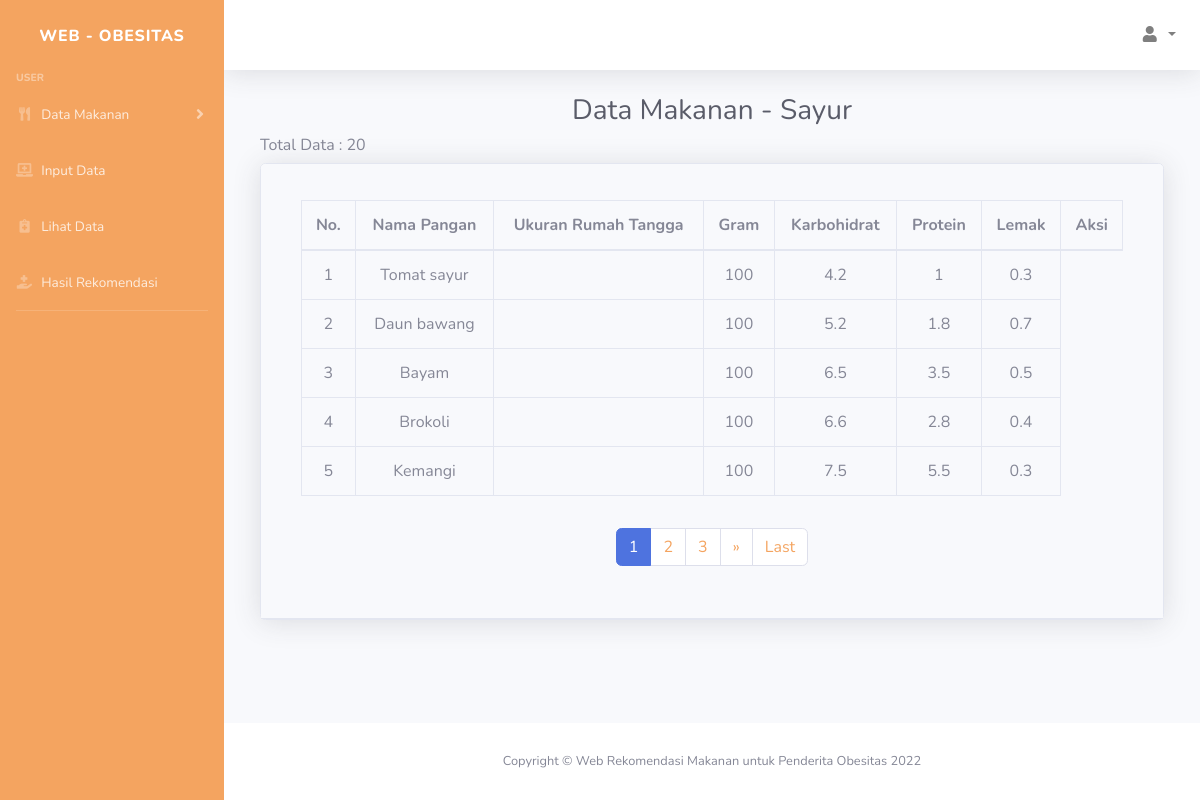
Page /web_obesitas/index.php/sayur on the committed database.
### tables this page shows
CREATE TABLE `sayur` (
  `Id` int(11) NOT NULL,
  `Nama_Pangan` varchar(255) NOT NULL,
  `URT` varchar(255) NOT NULL,
  `Gr` varchar(255) NOT NULL,
  `Karbohidrat` float NOT NULL,
  `Protein` float NOT NULL,
  `Lemak` float NOT NULL
);

### web_obesitas/index.php (called while the page is built, shortened)
<?php
require_once BASEPATH.'core/CodeIgniter.php';

### web_obesitas/application/config/config.php (called while the page is built, shortened)
<?php
$config['base_url'] = 'http://localhost/web_obesitas/';
$config['index_page'] = '';
$config['uri_protocol']    = 'REQUEST_URI';
$config['url_suffix'] = '';
$config['language']    = 'english';
$config['charset'] = 'UTF-8';
$config['enable_hooks'] = FALSE;
$config['subclass_prefix'] = 'MY_';
$config['composer_autoload'] = FALSE;
$config['permitted_uri_chars'] = 'a-z 0-9~%.:_\-';
$config['enable_query_strings'] = FALSE;
$config['controller_trigger'] = 'c';
$config['function_trigger'] = 'm';
$config['directory_trigger'] = 'd';
$config['allow_get_array'] = TRUE;
$config['log_threshold'] = 0;
$config['log_path'] = '';
$config['log_file_extension'] = '';
$config['log_file_permissions'] = 0644;
$config['log_date_format'] = 'Y-m-d H:i:s';
$config['error_views_path'] = '';
$config['cache_path'] = '';
$config['cache_query_string'] = FALSE;
$config['encryption_key'] = '';
$config['sess_driver'] = 'files';
$config['sess_cookie_name'] = 'ci_session';
$config['sess_expiration'] = 7200;
$config['sess_save_path'] = NULL;
$config['sess_match_ip'] = FALSE;
$config['sess_time_to_update'] = 300;
$config['sess_regenerate_destroy'] = FALSE;
$config['cookie_prefix']    = '';
$config['cookie_domain']    = '';
$config['cookie_path']        = '/';
$config['cookie_secure']    = FALSE;
$config['cookie_httponly']     = FALSE;
$config['standardize_newlines'] = FALSE;
$config['global_xss_filtering'] = FALSE;
$config['csrf_protection'] = FALSE;
$config['csrf_token_name'] = 'csrf_test_name';
$config['csrf_cookie_name'] = 'csrf_cookie_name';
$config['csrf_expire'] = 7200;
$config['csrf_regenerate'] = TRUE;
$config['csrf_exclude_uris'] = array();
$config['compress_output'] = FALSE;
$config['time_reference'] = 'local';
$config['rewrite_short_tags'] = FALSE;
$config['proxy_ips'] = '';

### web_obesitas/application/config/pagination.php (called while the page is built, shortened)
<?php
$config['base_url'] = 'http://localhost/web_obesitas/sumberpokok/index';
$config['full_tag_open'] = '<nav><ul class="pagination justify-content-center">';
$config['full_tag_close'] = '</ul></nav>';
$config['first_link'] = 'First';
$config['first_tag_open'] = '<li class="page-item">';
$config['first_tag_close'] = '</li>';
$config['last_link'] = 'Last';
$config['last_tag_open'] = '<li class="page-item">';
$config['last_tag_close'] = '</li>';
$config['next_link'] = '&raquo';
$config['next_tag_open'] = '<li class="page-item">';
$config['next_tag_close'] = '</li>';

### web_obesitas/application/models/Sayur_model.php (called while the page is built, shortened)
<?php
class Sayur_model extends CI_Model
{
    public function getSayur($limit, $start)
    {
        return $this->db->get('sayur', $limit, $start)->result_array();
    }
}

### web_obesitas/application/views/sayur/sayur.php (the view, shortened to what this page needs)
<?php
$role_id = $_SESSION['role_id'] == 1;
if ($role_id) {
?>
    <div class="container-fluid">
        <div class="row">
            <div class="container">
                <h3 class="h3 mb-2 text-gray-800">
                    <center><?= $title; ?></center>
                </h3>
                <?php if ($this->session->flashdata('flash')) : ?>
                    <div class="row mt-3">
                        <div class="col-md-6">
                            <div class="alert alert-success alert-dismissible fade show" role="alert">
                                Data Makanan - Sayur <strong>berhasil!</strong> <?= $this->session->flashdata('flash'); ?>.
                                <button type="button" class="close" data-dismiss="alert" aria-label="Close">
                                    <span aria-hidden="true">&times;</span>
                                </button>
                            </div>
                        </div>
                    </div>
                <?php endif; ?>
                <button class="btn btn-sm mb-3" style="background-color: #F4A460">
                    <a class="nav-link text-white" href="<?= base_url('sayur/tambah'); ?>">Tambah Data Makanan</a></button>
                <h6>Total Data : <?= $total_rows; ?></h6>
                <div class="card shadow mb-4">
                    <div class="card-header py-3">
                        <div class="card-body">
                            <div class="table-responsive">
                                <table class="table table-bordered" colo id="dataTable" width="100%" cellspacing="0">
                                    <?php foreach ($sayur as $row) : ?>
                                        <td>
                                            <center><?= ++$start ?> </center>
                                        </td>
                                        <td>
                                            <center><?= $row["Nama_Pangan"]; ?></center>
                                        </td>
                                        <td>
                                            <center><?= $row["URT"]; ?></center>
                                        </td>
                                        <td>
                                            <center><?= $row["Gr"]; ?></center>
                                        </td>
                                        <td>
                                            <center><?= $row["Karbohidrat"]; ?></center>
                                        </td>
                                        <td>
                                            <center><?= $row["Protein"]; ?></center>
                                        </td>
                                        <td>
                                            <center><?= $row["Lemak"]; ?></center>
                                        </td>
                                        <td>
                                            <center>
                                                <a href="<?= base_url(('sayur/ubah/' . $row['Id'])); ?>" class="badge text-white" style="background-color: #F4A460">Ubah</a>
                                                <a href="<?= base_url(('sayur/hapus/' . $row['Id'])); ?>" class="badge badge-danger" onclick="return confirm('Anda Yakin ?');">Hapus</a>
                                            </center>
                                        </td>
                                        </tr>
                                    <?php endforeach; ?>
                            </div>
                            <thead>
                                <tr>
                                    <th>
                                        <center>No.</center>
                                    </th>
                                    <th>
                                        <center>Nama Pangan</center>
                                    </th>
                                    <th>
                                        <center>Ukuran Rumah Tangga</center>
                                    </th>
                                    <th>
                                        <center>Gram</center>
                                    </th>
                                    <th>
                                        <center>Karbohidrat</center>
                                    </th>
                                    <th>
                                        <center>Protein</center>
                                    </th>
                                    <th>
                                        <center>Lemak</center>
                                    </th>
                                    <th>
                                        <center>Aksi</center>
                                    </th>
                                </tr>
                            </thead>
                            </tbody>
                            </table>
                        </div>
                        <p>
                            <?= $this->pagination->create_links(); ?>
                    </div>
                </div>
            </div>
        <?php } else { ?>
            <div class="container-fluid">
                <div class="row">
                    <div class="container">
                        <h3 class="h3 mb-2 text-gray-800">
                            <center><?= $title; ?></center>
                        </h3>
                        <h6>Total Data : <?= $total_rows; ?></h6>
                        <div class="card shadow mb-4">
                            <div class="card-header py-3">
                                <div class="card-body">
                                    <div class="table-responsive">
                                        <table class="table table-bordered" colo id="dataTable" width="100%" cellspacing="0">
                                            <?php foreach ($sayur as $row) : ?>
                                                <td>
                                                    <center><?= ++$start ?> </center>
                                                </td>
                                                <td>
                                                    <center><?= $row["Nama_Pangan"]; ?></center>
                                                </td>
                                                <td>
                                                </td>
                                                <td>
                                                    <center><?= $row["Gr"]; ?></center>
                                                </td>
                                                <td>
                                                    <center><?= $row["Karbohidrat"]; ?></center>
                                                </td>
                                                <td>
                                                    <center><?= $row["Protein"]; ?></center>
                                                </td>
                                                <td>
                                                    <center><?= $row["Lemak"]; ?></center>
                                                </td>
                                            <?php endforeach; ?>
                                    </div>
                                    <thead>
                                        <tr>
                                            <th>
                                                <center>No.</center>
                                            </th>
                                            <th>
                                                <center>Nama Pangan</center>
                                            </th>
                                            <th>
                                                <center>Ukuran Rumah Tangga</center>
                                            </th>
                                            <th>
                                                <center>Gram</center>
                                            </th>
                                            <th>
                                                <center>Karbohidrat</center>
                                            </th>
                                            <th>
                                                <center>Protein</center>
                                            </th>
                                            <th>
                                                <center>Lemak</center>
                                            </th>
                                            <th>
                                                <center>Aksi</center>
                                            </th>
                                        </tr>
                                    </thead>
                                </div>
                                <p>
                                    <?= $this->pagination->create_links(); ?>
                            </div>
                        </div>
                    </div>
                <?php } ?>
                </div>
            </div>
        </div>
    </div>

### rows in the picture
sayur: Nama_Pangan "Tomat sayur", Gr "100", Karbohidrat "4.2", Protein "1", Lemak "0.3"
sayur: Nama_Pangan "Daun bawang", Gr "100", Karbohidrat "5.2", Protein "1.8", Lemak "0.7"
sayur: Nama_Pangan "Bayam", Gr "100", Karbohidrat "6.5", Protein "3.5", Lemak "0.5"
sayur: Nama_Pangan "Brokoli", Gr "100", Karbohidrat "6.6", Protein "2.8", Lemak "0.4"
sayur: Nama_Pangan "Kemangi", Gr "100", Karbohidrat "7.5", Protein "5.5", Lemak "0.3"

### other values in the picture
$title "Data Makanan - Sayur"
$total_rows "20"
$this->pagination->create_links() "1 2 3 » Last"
